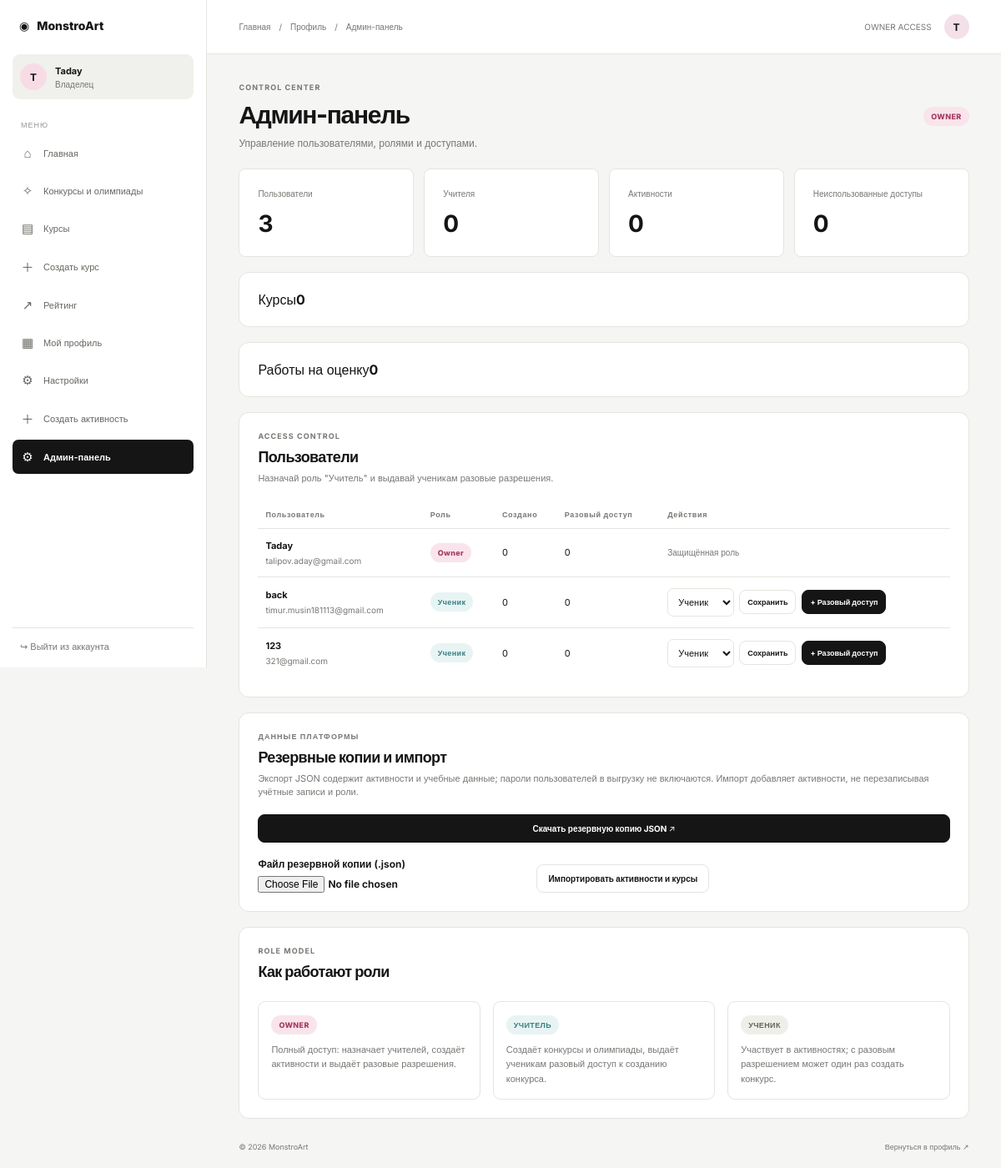
/admin (signed in), run on the app's committed database.
### tables this page shows
CREATE TABLE users (
            id INTEGER PRIMARY KEY AUTOINCREMENT,
            display_name TEXT NOT NULL,
            email TEXT NOT NULL UNIQUE COLLATE NOCASE,
            password_hash TEXT NOT NULL,
            created_at TEXT NOT NULL DEFAULT CURRENT_TIMESTAMP
        , role TEXT NOT NULL DEFAULT 'student');

### app.py (the view, shortened to what this page needs)
@app.route("/admin", methods=["GET", "POST"])
@roles_required("owner")
def admin():
    db = get_db()
    users = db.execute("SELECT u.id, u.display_name, u.email, u.role, u.created_at, (SELECT COUNT(*) FROM activities a WHERE a.created_by=u.id) AS created_count, (SELECT COUNT(*) FROM one_time_grants g WHERE g.user_id=u.id AND g.used_at IS NULL) AS grants_left FROM users u ORDER BY CASE u.role WHEN 'owner' THEN 0 WHEN 'teacher' THEN 1 ELSE 2 END, u.created_at DESC").fetchall()
    counts = {
        "users": db.execute("SELECT COUNT(*) FROM users").fetchone()[0],
        "teachers": db.execute("SELECT COUNT(*) FROM users WHERE role='teacher'").fetchone()[0],
        "activities": db.execute("SELECT COUNT(*) FROM activities").fetchone()[0],
        "pending_grants": db.execute("SELECT COUNT(*) FROM one_time_grants WHERE used_at IS NULL").fetchone()[0],
        "courses": db.execute("SELECT COUNT(*) FROM courses").fetchone()[0],
        "submissions": db.execute("SELECT COUNT(*) FROM activity_submissions").fetchone()[0],
    }
    return render_template("admin.html", users=users, counts=counts)

### app.py (called while the page is built)
def get_db() -> sqlite3.Connection:
    if "db" not in g:
        DATABASE.parent.mkdir(parents=True, exist_ok=True)
        conn = sqlite3.connect(DATABASE)
        conn.row_factory = sqlite3.Row
        conn.execute("PRAGMA foreign_keys = ON")
        g.db = conn
    return g.db

@app.before_request
def prepare_request() -> None:
    init_db()
    if "csrf_token" not in session:
        session["csrf_token"] = secrets.token_urlsafe(32)
    g.user = None
    user_id = session.get("user_id")
    g.theme = "light"
    if user_id:
        g.user = get_db().execute(
            "SELECT id, display_name, email, created_at, role FROM users WHERE id = ?", (user_id,)
        ).fetchone()
        if g.user is None:
            session.clear()
        else:
            pref = get_db().execute("SELECT theme FROM user_settings WHERE user_id=?", (user_id,)).fetchone()
            if pref and pref["theme"] in ("light", "dark"):
                g.theme = pref["theme"]

def login_required(view):
    @wraps(view)
    def wrapped(*args, **kwargs):
        if g.user is None:
            flash("Сначала войди в аккаунт.", "info")
            return redirect(url_for("login", next=request.path))
        return view(*args, **kwargs)
    return wrapped

def roles_required(*roles):
    def decorator(view):
        @wraps(view)
        @login_required
        def wrapped(*args, **kwargs):
            if g.user["role"] not in roles:
                abort(403)
            return view(*args, **kwargs)
        return wrapped
    return decorator

### templates/admin.html
<!doctype html><html lang="ru" data-theme="{{ g.theme|default('light') }}"><head><meta charset="utf-8"><meta name="viewport" content="width=device-width, initial-scale=1"><title>Админ-панель - MonstroArt</title><link rel="stylesheet" href="{{ url_for('static', filename='css/dashboard.css') }}"><link rel="stylesheet" href="{{ url_for('static', filename='css/features.css') }}"></head><body class="dashboard-page"><div class="dashboard-shell"><aside class="sidebar"><a class="dash-brand" href="{{ url_for('index') }}"><span>◉</span><span>MonstroArt</span></a><div class="side-user"><div class="side-avatar">{{ g.user['display_name'][:1]|upper }}</div><div><strong>{{ g.user['display_name'] }}</strong><span>Владелец</span></div></div><p class="side-caption">МЕНЮ</p><nav class="side-nav">
<a class="side-link {{ 'active' if request.endpoint == 'index' else '' }}" href="{{ url_for('index') }}"><span class="side-icon">⌂</span>Главная</a>
<a class="side-link {{ 'active' if request.endpoint in ['activities','activity_detail','join_activity','submit_activity'] else '' }}" href="{{ url_for('activities') }}"><span class="side-icon">✧</span>Конкурсы и олимпиады</a>
<a class="side-link {{ 'active' if request.endpoint in ['courses','course_detail','create_course','enroll_course','complete_lesson'] else '' }}" href="{{ url_for('courses') }}"><span class="side-icon">▤</span>Курсы</a>
{% if g.user and g.user['role'] in ['owner','teacher'] %}<a class="side-link {{ 'active' if request.endpoint == 'course_create_page' else '' }}" href="{{ url_for('course_create_page') }}"><span class="side-icon">＋</span>Создать курс</a>{% endif %}
<a class="side-link {{ 'active' if request.endpoint == 'leaderboard' else '' }}" href="{{ url_for('leaderboard') }}"><span class="side-icon">↗</span>Рейтинг</a>
{% if g.user %}<a class="side-link {{ 'active' if request.endpoint == 'account' else '' }}" href="{{ url_for('account') }}"><span class="side-icon">▦</span>Мой профиль</a>
<a class="side-link {{ 'active' if request.endpoint == 'settings' else '' }}" href="{{ url_for('settings') }}"><span class="side-icon">⚙</span>Настройки</a>
{% if g.user['role'] in ['owner','teacher'] %}<a class="side-link" href="{{ url_for('account') }}#create"><span class="side-icon">＋</span>Создать активность</a>{% endif %}
{% if g.user['role'] == 'owner' %}<a class="side-link {{ 'active' if request.endpoint == 'admin' else '' }}" href="{{ url_for('admin') }}"><span class="side-icon">⚙</span>Админ-панель</a>{% endif %}
{% else %}<a class="side-link" href="{{ url_for('login') }}"><span class="side-icon">↗</span>Войти</a><a class="side-link" href="{{ url_for('register') }}"><span class="side-icon">＋</span>Регистрация</a>{% endif %}
</nav><div class="sidebar-spacer"></div><form class="sidebar-logout" method="post" action="{{ url_for('logout') }}"><input type="hidden" name="csrf_token" value="{{ session['csrf_token'] }}"><button type="submit">↪ Выйти из аккаунта</button></form></aside><main class="dashboard-main"><header class="dash-topbar"><div class="breadcrumbs"><a href="{{ url_for('index') }}">Главная</a><span>/</span><a href="{{ url_for('account') }}">Профиль</a><span>/</span><span>Админ-панель</span></div><div class="top-actions"><span class="current-label">OWNER ACCESS</span><div class="top-avatar">{{ g.user['display_name'][:1]|upper }}</div></div></header><div class="dashboard-content"><div class="page-title-row"><div><p class="page-kicker">CONTROL CENTER</p><h1>Админ-панель</h1><p class="page-description">Управление пользователями, ролями и доступами.</p></div><span class="role-chip owner-chip">OWNER</span></div><div class="admin-stats"><div class="feature-panel"><span>Пользователи</span><strong>{{ counts.users }}</strong></div><div class="feature-panel"><span>Учителя</span><strong>{{ counts.teachers }}</strong></div><div class="feature-panel"><span>Активности</span><strong>{{ counts.activities }}</strong></div><div class="feature-panel"><span>Неиспользованные доступы</span><strong>{{ counts.pending_grants }}</strong></div></div><div class="feature-panel"><span>Курсы</span><strong>{{ counts.courses }}</strong></div><div class="feature-panel"><span>Работы на оценку</span><strong>{{ counts.submissions }}</strong></div><section class="feature-panel"><div class="feature-heading"><div><p class="page-kicker">ACCESS CONTROL</p><h2>Пользователи</h2><p>Назначай роль "Учитель" и выдавай ученикам разовые разрешения.</p></div></div><div class="user-table-wrap"><table class="user-table"><thead><tr><th>Пользователь</th><th>Роль</th><th>Создано</th><th>Разовый доступ</th><th>Действия</th></tr></thead><tbody>{% for user in users %}<tr><td><strong>{{ user['display_name'] }}</strong><small>{{ user['email'] }}</small></td><td><span class="role-chip {{ 'owner-chip' if user['role']=='owner' else '' }}">{{ {'owner':'Owner','teacher':'Учитель','student':'Ученик'}[user['role']] }}</span></td><td>{{ user['created_count'] }}</td><td>{{ user['grants_left'] }}</td><td>{% if user['role']!='owner' %}<div class="table-actions"><form method="post"><input type="hidden" name="csrf_token" value="{{ session['csrf_token'] }}"><input type="hidden" name="action" value="role"><input type="hidden" name="user_id" value="{{ user['id'] }}"><select name="role" aria-label="Роль пользователя"><option value="student" {{ 'selected' if user['role']=='student' else '' }}>Ученик</option><option value="teacher" {{ 'selected' if user['role']=='teacher' else '' }}>Учитель</option></select><button class="button-soft" type="submit">Сохранить</button></form>{% if user['role']=='student' %}<form method="post"><input type="hidden" name="csrf_token" value="{{ session['csrf_token'] }}"><input type="hidden" name="action" value="grant"><input type="hidden" name="user_id" value="{{ user['id'] }}"><button class="button-primary compact" type="submit">+ Разовый доступ</button></form>{% endif %}</div>{% else %}<span class="muted-small">Защищённая роль</span>{% endif %}</td></tr>{% endfor %}</tbody></table></div></section><section class="feature-panel"><div class="feature-heading"><div><p class="page-kicker">ДАННЫЕ ПЛАТФОРМЫ</p><h2>Резервные копии и импорт</h2><p>Экспорт JSON содержит активности и учебные данные; пароли пользователей в выгрузку не включаются. Импорт добавляет активности, не перезаписывая учётные записи и роли.</p></div></div><div class="db-actions"><a class="button-primary" href="{{ url_for('export_database') }}">Скачать резервную копию JSON ↗</a><form method="post" action="{{ url_for('import_database') }}" enctype="multipart/form-data" class="db-import-form"><input type="hidden" name="csrf_token" value="{{ session['csrf_token'] }}"><label>Файл резервной копии (.json)<input type="file" name="backup" accept=".json,application/json" required></label><button class="button-soft" type="submit">Импортировать активности и курсы</button></form></div></section><section class="feature-panel"><div class="feature-heading"><div><p class="page-kicker">ROLE MODEL</p><h2>Как работают роли</h2></div></div><div class="role-explain"><div><span class="role-chip owner-chip">OWNER</span><p>Полный доступ: назначает учителей, создаёт активности и выдаёт разовые разрешения.</p></div><div><span class="role-chip">УЧИТЕЛЬ</span><p>Создаёт конкурсы и олимпиады, выдаёт ученикам разовый доступ к созданию конкурса.</p></div><div><span class="role-chip student-chip">УЧЕНИК</span><p>Участвует в активностях; с разовым разрешением может один раз создать конкурс.</p></div></div></section><div class="dash-footer"><span>© 2026 MonstroArt</span><a href="{{ url_for('account') }}">Вернуться в профиль ↗</a></div></div></main></div><div class="toast-stack" aria-live="polite">{% with messages = get_flashed_messages(with_categories=true) %}{% for category, message in messages %}<div class="toast toast-{{ category }}">{{ message }}</div>{% endfor %}{% endwith %}</div><script src="{{ url_for('static', filename='js/dashboard.js') }}"></script></body></html>

### static/css/dashboard.css (style rules this page uses)
:root { font-family:Inter,Arial,sans-serif;color:#151515;background:#f5f5f3;font-synthesis:none;text-rendering:optimizeLegibility;-webkit-font-smoothing:antialiased;--ink:#151515;--muted:#777873;--line:#e4e4e0;--paper:#fff;--canvas:#f5f5f3;--soft:#f0f0ed;--aqua:#78ced2;--pink:#ff5787 }
* { box-sizing:border-box }
body { margin:0;min-height:100vh;background:var(--canvas);color:var(--ink) }
a { color:inherit;text-decoration:none }
button,input { font:inherit }
.dashboard-shell { min-height:100vh;display:grid;grid-template-columns:248px minmax(0,1fr) }
.sidebar { position:sticky;top:0;height:100vh;background:var(--paper);border-right:1px solid var(--line);padding:22px 15px 16px;display:flex;flex-direction:column;z-index:20 }
.dash-brand { display:flex;align-items:center;gap:9px;font-weight:800;font-size:14px;padding:0 8px 26px }
.side-user { display:flex;align-items:center;gap:10px;padding:11px 9px;margin-bottom:25px;background:var(--soft);border-radius:9px;min-width:0 }
.side-avatar,.top-avatar { width:32px;height:32px;border-radius:50%;background:#f8dce5;display:grid;place-items:center;font-size:12px;font-weight:700;flex:0 0 auto }
.side-user>div:nth-child(2) { display:flex;flex-direction:column;gap:3px;min-width:0 }
.side-user strong { font-size:11px;white-space:nowrap;overflow:hidden;text-overflow:ellipsis }
.side-user span { font-size:10px;color:var(--muted) }
.side-caption { font-size:9px;letter-spacing:.11em;color:#969791;padding:0 10px;margin:0 0 8px }
.side-nav { display:flex;flex-direction:column;gap:4px }
.side-link { display:flex;align-items:center;gap:11px;padding:11px 10px;border-radius:7px;font-size:11px;color:#666760;transition:background .2s,color .2s,transform .2s }
.side-link.active { background:var(--ink);color:#fff;font-weight:650 }
.side-icon { width:16px;text-align:center;font-size:15px;flex:0 0 auto }
.sidebar-spacer { flex:1 }
.sidebar-logout button { display:flex;align-items:center;gap:10px;width:100%;border:0;background:transparent;border-top:1px solid var(--line);padding:15px 9px 2px;text-align:left;font-size:11px;color:var(--muted);cursor:pointer }
.dashboard-main { min-width:0 }
.dash-topbar { height:65px;display:flex;align-items:center;justify-content:space-between;padding:0 clamp(20px,3.2vw,50px);background:var(--paper);border-bottom:1px solid var(--line);gap:20px }
.breadcrumbs { display:flex;gap:10px;align-items:center;font-size:10px;color:var(--muted) }
.top-actions { display:flex;align-items:center;gap:15px }
.current-label { font-size:10px;color:var(--muted) }
.top-avatar { background:#f4e0e8;width:30px;height:30px }
.dashboard-content { max-width:1400px;padding:34px clamp(20px,3.2vw,50px) 20px;margin:0 auto }
.page-title-row { display:flex;justify-content:space-between;align-items:center;gap:20px;margin-bottom:23px }
.page-kicker { font-size:9px;letter-spacing:.12em;font-weight:700;color:var(--muted);margin:0 0 9px }
.page-title-row h1 { font-size:clamp(27px,2.5vw,35px);letter-spacing:-.045em;margin:0;font-weight:750 }
.page-description { font-size:12px;color:var(--muted);margin:9px 0 0 }
.dash-footer { display:flex;align-items:center;justify-content:space-between;gap:15px;margin-top:28px;font-size:9px;color:var(--muted) }

### data on the page
users: display_name "T", user.display_name "Taday", display_name "Taday", email "talipov.aday@gmail.com", role "Owner", created_count "0", grants_left "0", shows "Защищённая роль"
users: display_name "back", email "timur.musin181113@gmail.com", role "Ученик", created_count "0", grants_left "0"
users: display_name "123", email "321@gmail.com", role "Ученик", created_count "0", grants_left "0"

### other printed values
{{ counts.users }} "3"
{{ counts.teachers }} "0"
{{ counts.activities }} "0"
{{ counts.pending_grants }} "0"
{{ counts.courses }} "0"
{{ counts.submissions }} "0"
